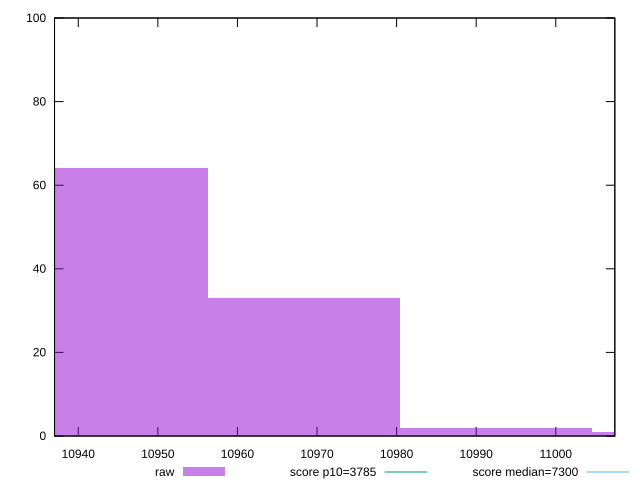

Reproduce this figure in gnuplot.
reset

$raw <<EOF
10968.337884577502 33
10944.231647468541 64
10992.444121686463 2
11016.550358795426 1
EOF

set key outside below
set boxwidth 24.106237108961544
set xrange [10937.018799999996:11007.419999999998]
set yrange [0:100]
set trange [0:100]
set style fill transparent solid 0.5 noborder

set parametric
set terminal svg size 640, 490 enhanced background rgb 'white'
set output "reprap/interactive/samples/pages+cached+nointeractive/raw/histogram.svg"

plot $raw title "raw" with boxes, \
     3785,t title "score p10=3785", \
     7300,t title "score median=7300"

reset
